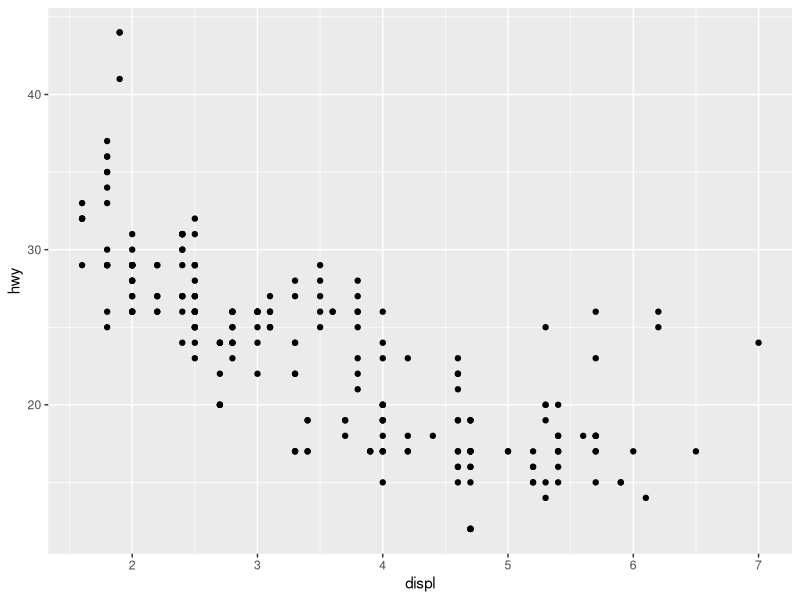
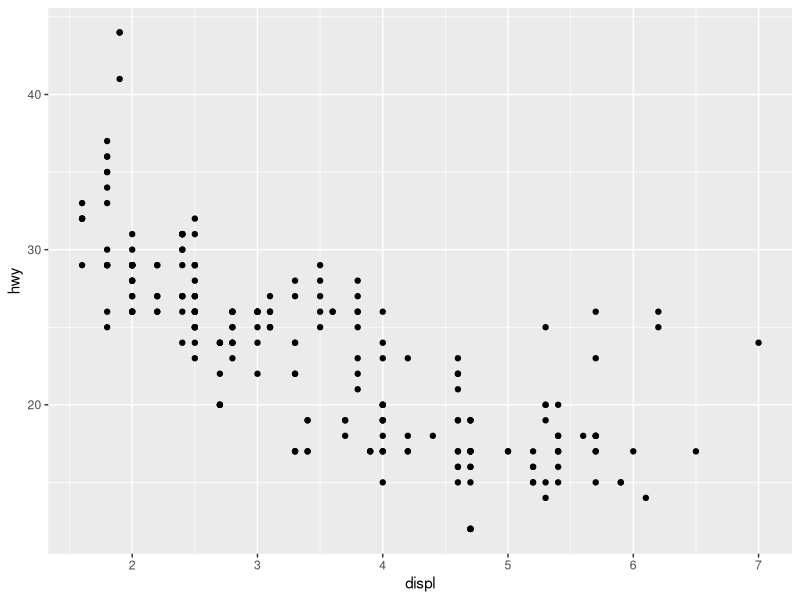
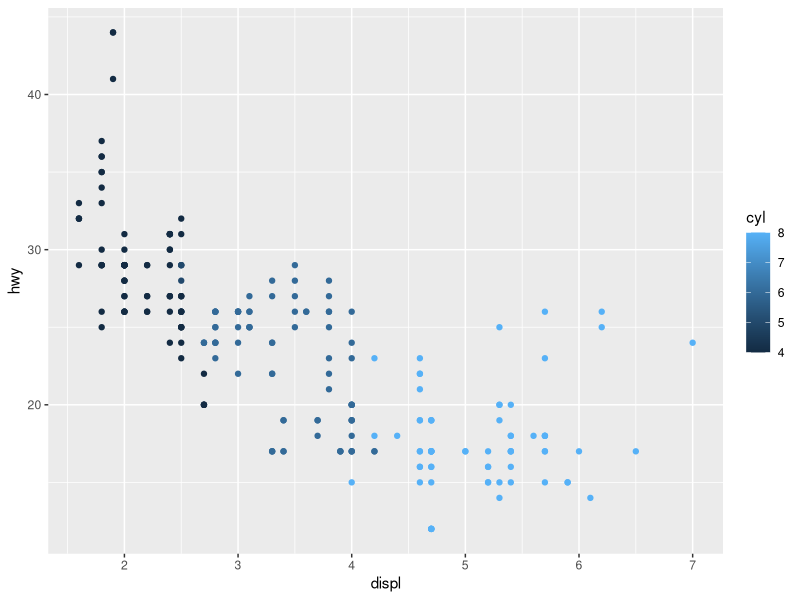
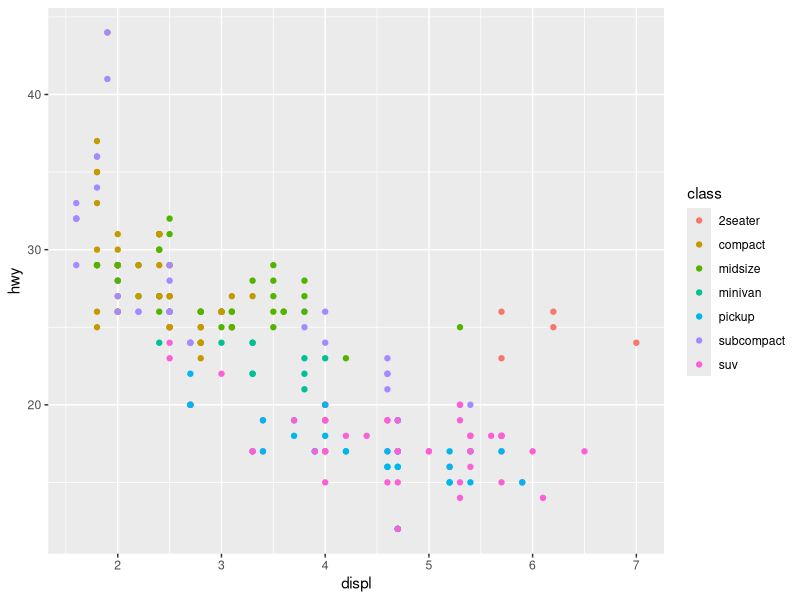
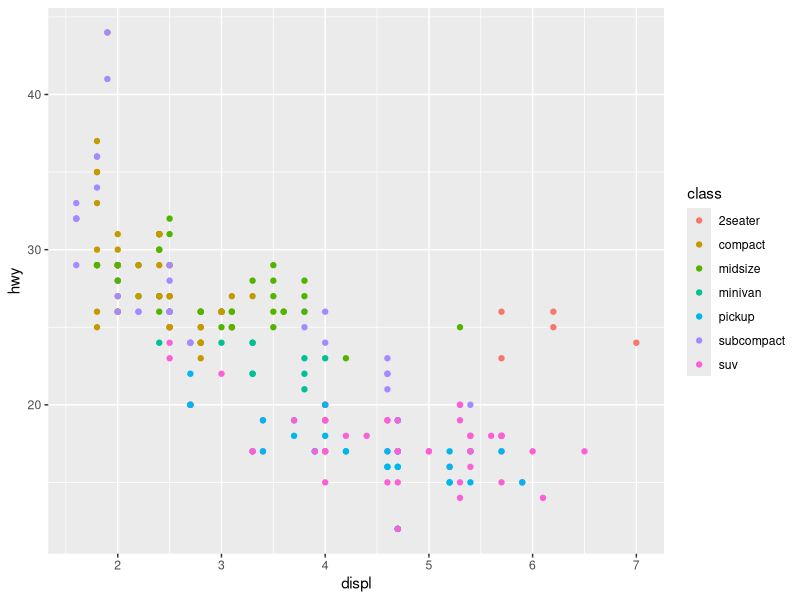
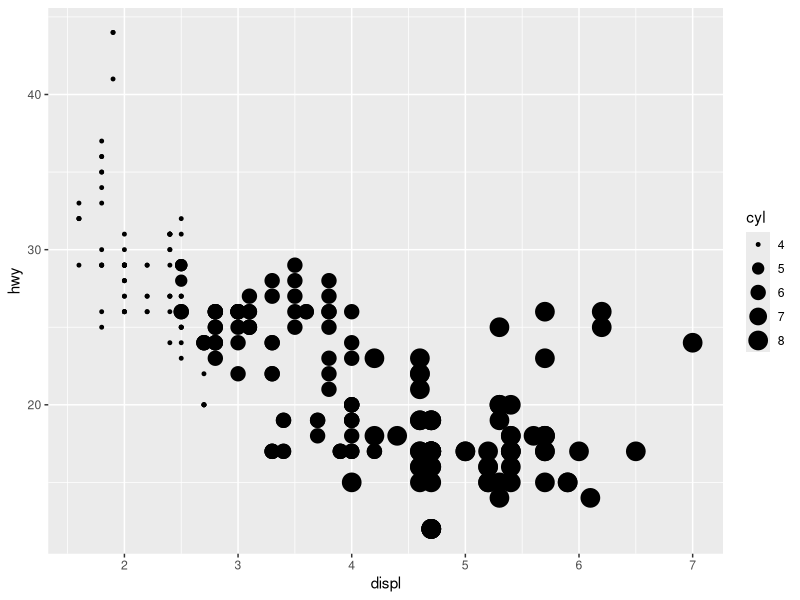
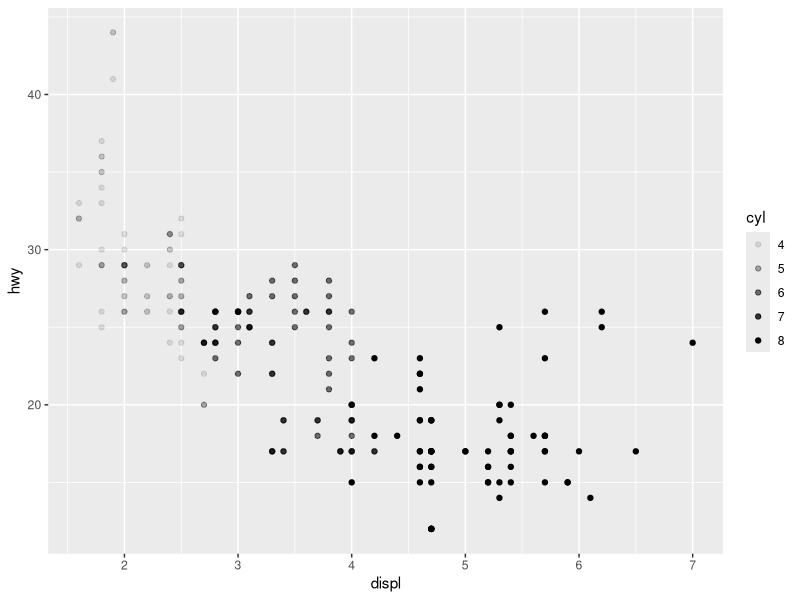
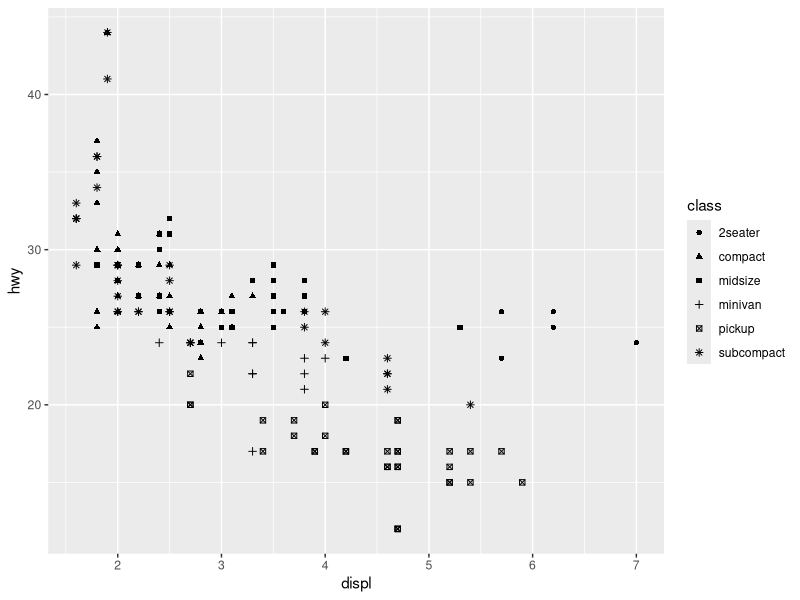

These figures' R source, in order:
#' ---
#' title: "Introduction to Biostatistical Computing PHC 6937"
#' author: Zhiguang Huo (Caleb)
#' date: "Monday September 19, 2022"
#' output:
#'   slidy_presentation: default
#'   ioslides_presentation: default
#'   beamer_presentation: null
#' subtitle: R graphics ggplot2
#' ---
#' 
#' 
#' 
#' 
#' ggplot2
#' ===
#' ggplot2 is based on the **grammer of graphics**,
#' the idea that you can build every graph from the same few components:
#' 
#' - data
#' - aesthetic mapping
#' - geometric object
#' - statistical transformations
#' - scales
#' - coordinate system
#' - position adjustments
#' - faceting
#' 
#' 
#' ggplot2 grammers
#' ===
#' ![](../figure/ggplot-grammar.png){width=50%}
#' 
#' ggplot() - graphics are added up by different layers
#' ===
#' 
#' 
#' - The basic usage is a combination of ggplot(), aes() and some geom function.
#' - ggplot() initializes a ggplot object. It can declare input data and a set
#' of aesthetics.
#' - aes() describes how variables mapped to visual properties.
#' - geom function describe how the data will be visualized (point, line, histogram),
#' - Use "+" to add layers.
#'     - For example, ggplot(data) + aes(x = a, y = b) + geom point().
#' 
#' 
#' Aesthetics --- aes()
#' ===
#' 
#' - x variable and y variable
#' - Colour related aesthetics: colour, fill and alpha
#' - Group related aesthetics: group
#' - Differentiation related aesthetics: linetype, size, shape
#' - Position related aesthetics: x, y, xmin, xmax, ymin, ymax, xend, yend
#' 
#' 
#' load ggplot2 package
#' === 
#' 
## -----------------------------------------------------------------------------
library(ggplot2) ## part of tidyverse
library(tidyverse)

#' 
#' mpg data data
#' === 
## -----------------------------------------------------------------------------
str(mpg)
head(mpg)

#' 
#' 
#' ggplot example
#' ===
## -----------------------------------------------------------------------------
ggplot(data = mpg) + aes(x=displ, y=hwy) + geom_point()

#' 
#' 
#' ggplot: combine layers
#' ===
## -----------------------------------------------------------------------------
myggplot <- ggplot(data = mpg) + aes(x=displ, y=hwy)
myggplot + geom_point()

#' 
#' aes -- color (continuous)
#' ===
## -----------------------------------------------------------------------------
ggplot(data = mpg) + 
  aes(x=displ, y=hwy, color = cyl) +
  geom_point()

#' 
#' aes -- color (categorical)
#' ===
## -----------------------------------------------------------------------------
ggplot(data = mpg) + 
  aes(x=displ, y=hwy, color = class) +
  geom_point()

#' 
#' 
#' aes -- color (absolute color)
#' ===
## ---- eval = FALSE------------------------------------------------------------
## ggplot(data = mpg) +
##   aes(x=displ, y=hwy, color = "blue") +
##   geom_point() ## Doesn't work, aes only maps a variable (in the data) to a color.
## 
## ggplot(data = mpg) +
##   aes(x=displ, y=hwy, color = I("blue")) +
##   geom_point() ## use I to indicate absolute color
## 
## ggplot(data = mpg) +
##   aes(x=displ, y=hwy ) +
##   geom_point(color = "blue") ## or use the color here (outside aes)

#' 
#' 
#' 
#' aes -- color (categorical)
#' ===
## -----------------------------------------------------------------------------
ggplot(data = mpg) + 
  aes(x=displ, y=hwy, color = class) +
  geom_point()

#' 
#' 
#' aes -- size 
#' ===
## -----------------------------------------------------------------------------
ggplot(data = mpg) + 
  aes(x=displ, y=hwy, size = cyl) +
  geom_point()

#' 
#' 
#' aes -- size (absolute size)
#' ===
## ---- eval = FALSE------------------------------------------------------------
## ggplot(data = mpg) +
##   aes(x=displ, y=hwy, size = "3") +
##   geom_point() ## Doesn't work, aes only maps a variable (in the data) to a size
## 
## ggplot(data = mpg) +
##   aes(x=displ, y=hwy, size = I(3)) +
##   geom_point() ## use I to indicate absolute size
## 
## ggplot(data = mpg) +
##   aes(x=displ, y=hwy ) +
##   geom_point(size = 3) ## or use the size here

#' 
#' 
#' aes -- alpha (transparency)
#' ===
## -----------------------------------------------------------------------------
ggplot(data = mpg) + 
  aes(x=displ, y=hwy, alpha = cyl) +
  geom_point()

#' 
#' 
#' aes -- alpha (absolute alpha)
#' ===
#' 
#' - alpha
#'   - 0: transparent
#'   - 1: solid
#' 
## ---- eval = FALSE------------------------------------------------------------
## ggplot(data = mpg) +
##   aes(x=displ, y=hwy, alpha = 1) +
##   geom_point() ## Doesn't work, aes only maps a variable (in the data) to a alpha
## 
## ggplot(data = mpg) +
##   aes(x=displ, y=hwy, alpha = I(0.5)) +
##   geom_point() ## use I to indicate absolute alpha
## 
## ggplot(data = mpg) +
##   aes(x=displ, y=hwy ) +
##   geom_point(alpha = 0.5) ## or use the alpha here

#' 
#' 
#' 
#' aes -- shape 
#' ===
## -----------------------------------------------------------------------------
mpg_sub <- subset(mpg, class!="suv")
ggplot(data = mpg_sub) + 
  aes(x=displ, y=hwy, shape = class) +
  geom_point()

#' 
#' 
#' ---
#' 
#' - using pipe
#' 
## -----------------------------------------------------------------------------
mpg %>% 
  filter(class!="suv") %>%
  ggplot() + 
  aes(x=displ, y=hwy, shape = class) +
  geom_point()

#' 
#' aes by variable names
#' ===
## -----------------------------------------------------------------------------
xvariable = "displ"
yvariable = "hwy"

ggplot(data = mpg) + 
  aes_string(x=xvariable, y=yvariable, color = "class") +
  geom_point()

#' 
#' 
#' Geom functions
#' ===
## -----------------------------------------------------------------------------
ls(pattern = '^geom_', env = as.environment('package:ggplot2'))

#' 
#' ggplot: geom_line by group
#' ===
## -----------------------------------------------------------------------------
ggplot(data = mpg) + 
  aes(displ, hwy, colour=class) + 
  geom_point() + 
  geom_line()

#' 
#' 
#' ---
## -----------------------------------------------------------------------------
ggplot(data = mpg) + 
  aes(displ, hwy) + 
  geom_point() + 
  geom_line(aes(colour=class))

#' 
#' 
#' ggplot: aes()
#' ===
#' 
#' - global aes: will be applied to each of the geom function
## ---- eval=FALSE--------------------------------------------------------------
## ggplot(data = mpg) +
##   aes(displ, hwy, colour=class) + ## this is global color
##   geom_point() +
##   geom_line()

#' 
#' - local aes: will be used locally
## ---- eval=FALSE--------------------------------------------------------------
## ggplot(data = mpg) +
##   aes(displ, hwy) +
##   geom_point() +
##   geom_line(aes(colour=class)) ## this is local color

#' 
#' 
#' Line segments
#' ===
#' 
## -----------------------------------------------------------------------------
ggplot(data = mpg) + 
  aes(displ, hwy, colour = class) + 
  geom_point() + 
  geom_abline(aes(intercept = 0, slope = 5), color = "green") + 
  geom_hline(aes(yintercept = 30), color = "blue") + 
  geom_vline(aes(xintercept = 5), color = "red") 

#' 
#' 
#' 
#' smooth by group 1 
#' ===
## -----------------------------------------------------------------------------
ggplot(data = mpg) + 
  aes(displ, hwy) + 
  geom_point(aes(colour=class)) + 
  geom_smooth() 

#' 
#' 
#' smooth by group 2
#' ===
## -----------------------------------------------------------------------------
ggplot(data = mpg) + 
  aes(displ, hwy) + 
  geom_point(aes(colour=class)) + 
  geom_smooth(method="lm") 

#' 
#' smooth by group 3
#' ===
## -----------------------------------------------------------------------------
ggplot(data = mpg) + 
  aes(displ, hwy) + 
  geom_point(aes(colour=class)) + 
  geom_smooth(aes(group=class), method="lm") 

#' 
#' 
#' smooth by group 4
#' ===
## -----------------------------------------------------------------------------
ggplot(data = mpg) + 
  aes(displ, hwy, colour = class) + ## global aes will be applied to all higher level aes
  geom_point() + 
  geom_smooth(method="lm") 

#' 
#' smooth by group 5
#' ===
## -----------------------------------------------------------------------------
ggplot(data = mpg) + 
  aes(displ, hwy, colour = class) + ## lower level aes will be applied to all higher level aes
  geom_point() + 
  geom_smooth(method="lm", se = F, size = 2) 

#' 
#' 
#' 
#' ggplot() boxplot
#' ===
## -----------------------------------------------------------------------------
mpgbox <- ggplot(data = mpg) + 
  aes(class, hwy) + 
  geom_boxplot(aes(fill=class))
mpgbox

#' 
#' 
#' ggplot() jitter
#' ===
## -----------------------------------------------------------------------------
ggplot(data = mpg) + 
  aes(class, hwy, color=class) + 
  geom_jitter()

#' 
#' 
#' ggplot() boxplot + jitter
#' ===
## -----------------------------------------------------------------------------
ggplot(data = mpg) + 
  aes(class, hwy, color=class) + 
  geom_boxplot() + 
  geom_jitter()

#' 
#' - Also try this
## ---- eval = FALSE------------------------------------------------------------
## ggplot(data = mpg) +
##   aes(class, hwy, color=class) +
##   geom_jitter() +
##   geom_boxplot()

#' 
#' - ggplot layers are of the same order of your code
#' 
#' 
#' ggplot() violin plot
#' ===
## -----------------------------------------------------------------------------
ggplot(data = mpg) + 
  aes(class, hwy, fill=class) + 
  geom_violin() 

#' 
#' - wider parts indicate larger number of counts
#' 
#' 
#' ggplot() bar plot 1
#' ===
#' 
#' - geom_bar(), by default is for counting. So only need aes(x = ...) 
#' 
## -----------------------------------------------------------------------------
ggplot(mpg) + 
  aes(class) + 
  geom_bar()

#' 
#' 
## ---- eval = FALSE------------------------------------------------------------
## ggplot(mpg) +
##   aes(class, color = class) +
##   geom_bar()

#' 
#' - color for geom_bar is for the border color
#' - use fill option to fill in colors
#' 
#' ggplot() bar plot 2
#' ===
#' 
## -----------------------------------------------------------------------------
ggplot(mpg) + 
  aes(class, fill=as.factor(cyl)) + 
  geom_bar()

#' 
#' ggplot() bar plot 3
#' ===
#' 
## -----------------------------------------------------------------------------
ggplot(mpg) + 
  aes(class, fill=as.factor(cyl)) + 
  geom_bar(position="dodge")  #side by side

#' 
#' ggplot() bar plot: how to specify error bar 1
#' ===
#' 
#' - geom_bar(), by stat="identity" option, we can specify both x and y. 
#' 
#' 
## -----------------------------------------------------------------------------
mpgSummary <- mpg %>%
  group_by(class) %>%
  summarize(meanDispl = mean(displ), sdDispl = sd(displ)) ## sd is standard deviation, standard error se = sd/sqrt(n)

ggplot(data = mpgSummary) + 
  aes(x=class, y=meanDispl, fill=class) + 
  geom_bar(position=position_dodge(), stat="identity",
           colour="black", # Use black outlines,
           size=.3)       # Thinner lines

#' 
#' ggplot() bar plot: how to specify error bar 2
#' ===
#' 
## -----------------------------------------------------------------------------
ggplot(data = mpgSummary) + 
  aes(x=class, y=meanDispl, fill=class) + 
  geom_bar(position=position_dodge(), stat="identity",
           colour="black", # Use black outlines,
           size=.3) +      # Thinner lines
  geom_errorbar(aes(ymin=meanDispl-sdDispl, ymax=meanDispl+sdDispl),
                size=.3,    # Thinner lines
                width=.2,
                position=position_dodge(.9))

#' 
#' ggplot() histogram simple example
#' ===
#' 
#' - geom_histogram(), by default is for counting. So only need aes(x = ...) 
#' 
## -----------------------------------------------------------------------------
ggplot(data = mpg) + 
  aes(x = hwy) + 
  geom_histogram()

#' 
#' 
#' ggplot() histogram fill by color
#' ===
## -----------------------------------------------------------------------------
ggplot(data = mpg) + 
  aes(x = hwy) + 
  geom_histogram(aes(fill = class))

#' 
#' ggplot() histogram facets by group (1)
#' ===
## -----------------------------------------------------------------------------
ggplot(data = mpg) + 
  aes(x = hwy) + 
  geom_histogram(aes(fill = class)) + 
  facet_wrap(~ class)

#' 
#' 
#' 
#' facet
#' ===
#' 
#' - facet_grid: lay out panels in a grid.
#' - facet_wrap: wrap a 1d ribbon of panels into proper 2d display
#' 
#' 
#' ggplot() histogram facets by group (2)
#' ===
## -----------------------------------------------------------------------------
ggplot(data = mpg) + 
  aes(x = hwy) + 
  geom_histogram(aes(fill = class)) + 
  facet_grid(. ~ class) ## or facet_grid(cols = vars(class))


#' 
#' 
#' ggplot() histogram facets by group (3)
#' ===
## -----------------------------------------------------------------------------
ggplot(data = mpg) + 
  aes(x = hwy) + 
  geom_histogram(aes(fill = class)) + 
  facet_grid(class ~ .) ## or facet_grid(rows = vars(class))

#' 
#' ggplot() histogram facets by group (4)
#' ===
## -----------------------------------------------------------------------------
ggplot(data = mpg) + 
  aes(x = hwy) + 
  geom_histogram(aes(fill = class)) + 
  facet_grid(drv ~ class) ## or facet_grid(rows = vars(drv), cols = vars(class))

#' 
#' 
#' longitudinal data visualization
#' ===
#' 
#' - spaghetti plot
#' - individual trajectory
#' - mean trajectory (with se bar)
#' 
#' sleepstudy: Reaction times in a sleep deprivation study
#' ===
#' 
#' - This laboratory experiment measured the effect of sleep deprivation on cognitive performance.
#' - There were 18 subjects, chosen from the population of interest (long-distance truck drivers), in the 10 day trial. These subjects were restricted to 3 hours sleep per night during the trial.
#' - On each day of the trial each subject’s reaction time was measured. The reaction time shown here is the average of several measurements.
#' - These data are balanced in that each subject is measured the same number of times and on the same occasions.
#' 
#' sleepstudy: Reaction times in a sleep deprivation study
#' ===
#' 
## -----------------------------------------------------------------------------
library(lme4)
data(sleepstudy)
head(sleepstudy, n=5)

#' 
#' spaghetti plot
#' ===
#' 
## -----------------------------------------------------------------------------
ggplot(data=sleepstudy) + 
  aes(x = Days, y=Reaction, colour = Subject) +
  geom_path()

#' 
#' individual subject lm smooth
#' ===
#' 
## -----------------------------------------------------------------------------
ggplot(data=sleepstudy) + 
  aes(x = Days, y=Reaction, colour = Subject) +
  geom_smooth(method="lm") + 
  facet_wrap(~Subject)

#' 
#' mean trajectory (with SE bar)
#' ===
#' 
## -----------------------------------------------------------------------------
sleepSummary <- sleepstudy %>% 
  group_by(Days) %>%
  summarize(Mean = mean(Reaction), SD = sd(Reaction), SE = sd(Reaction)/sqrt(n()))

ggplot(data=sleepSummary) + 
  aes(x = Days, y=Mean) +
  geom_path() + 
  geom_errorbar(aes(ymin=Mean-SE, ymax=Mean+SE),
                  size=0.5,    # Thinner lines
                  width=.2) 

#' 
#' Add text annotations to a graph
#' ===
#' 
#' - Ref: http://www.sthda.com/english/wiki/ggplot2-texts-add-text-annotations-to-a-graph-in-r-software
#'   - geom_text(): adds text directly to the plot
#'   - geom_label(): draws a rectangle underneath the text, making it easier to read.
#'   - annotate(): useful for adding small text annotations at a particular location on the plot
#'   - annotation_custom(): Adds static annotations that are the same in every panel
#' 
#' Text annotations using geom_text()
#' ===
#' 
## -----------------------------------------------------------------------------
# Subset 10 rows
set.seed(32611)
ss <- sample(1:32, 10)
df <- mtcars[ss, ]

sp <- ggplot(data = df) +
  aes(wt, mpg, label = rownames(df)) +
  geom_point()
# Add texts
sp + geom_text() ## geom_text need the label aes

#'  
#' Other experiment
#' ===
#' 
#' - Change the size of the texts
#' ```{} 
#' sp + geom_text(size=6)
#' ```
#' - Change vertical and horizontal adjustement
#' ```{}
#' sp +  geom_text(hjust=0, vjust=0)
#' ```
#' - Change fontface. Allowed values : 1(normal), 2(bold), 3(italic), 4(bold.italic)
#' ```{}
#' sp + geom_text(aes(fontface=2))
#' ```
#' - Change font family
#' ```{}
#' sp + geom_text(family = "Times New Roman")
#' ```
#' - Color by groups
#' ```{}
#' sp + geom_text(aes(color=factor(cyl)))
#' ```
#' - Set the size of the text using a continuous variable
#' ```{}
#' sp + geom_text(aes(size=wt))
#' ```
#' 
#' Text annotations using geom_label()
#' ===
#' 
## -----------------------------------------------------------------------------
sp <- ggplot(data = df) +
  aes(wt, mpg, label = rownames(df)) +
  geom_point()
# Add texts
sp + geom_label()

#' 
#' 
#' Add a text annotation at a particular coordinate
#' ===
## -----------------------------------------------------------------------------
# Solution 1
sp + geom_text(x=3, y=20, label="Scatter plot")

#' 
#' 
#' ggrepel: Avoid overlapping of text labels
#' ===
#' 
#' - geom_label_repel()
#' - geom_text_repel()
#' 
## -----------------------------------------------------------------------------
library(ggrepel)

#' 
#' Create a scatter plot and add labels
#' ===
#' 
## -----------------------------------------------------------------------------
p <- ggplot(mtcars, aes(wt, mpg)) +
  geom_point(color = 'red') 
p + geom_text(aes(label = rownames(mtcars)),
              size = 3.5)

#' 
#' 
#' Use geom_text_repel
#' ===
## -----------------------------------------------------------------------------
set.seed(32611)
p + geom_text_repel(aes(label = rownames(mtcars)),
                    size = 3.5) 

#' 
#' Use label_text_repel
#' ===
## -----------------------------------------------------------------------------
set.seed(32611)
p + geom_label_repel(aes(label = rownames(mtcars)))
## p + geom_label_repel(aes(label = rownames(mtcars), fill = factor(cyl)), 
##                         color = 'white', size = 3.5
##                    )

#' 
#' Labs
#' ===
#' 
#' - title, x, y
#' 
## -----------------------------------------------------------------------------
p <- ggplot(mpg) + 
  geom_point(aes(x = displ, y = hwy, colour=factor(cyl))) + 
  labs(title = "New plot title", x = "New x label", y = "New y label")

#' 
#' 
#' Theme
#' ===
#' 
#' - theme_grey: signature ggplot2 theme.
#' - theme_bw: dark-on-light theme.
#' - theme_linedraw: flip x and y.
#' - theme_light: light grey background.
#' - theme_dark: dark background.
#' - theme_minimal: no background annotations.
#' - theme_classic: classic-looking theme.
#' - theme_void: empty theme.
#' 
#' 
#' 
#' examples on different themes
#' ===
## -----------------------------------------------------------------------------
p <- ggplot(mpg) + 
  geom_point(aes(x = displ, y = hwy, colour=factor(cyl))) + 
  facet_wrap(~class)
p ## default theme_grey

#' 
#' 
#' ---
#' 
## -----------------------------------------------------------------------------
p + theme_bw()
# p + theme_linedraw()
# p + theme_light()
# p + theme_dark()
# p + theme_minimal()
# p + theme_classic()
# p + theme_void()

#' 
#' 
#' More about the theme
#' ===
#' 
## -----------------------------------------------------------------------------
p + theme(text = element_text(size=20),
        axis.text.x = element_text(angle=90, hjust=1,colour="red")) 

#' 
#' Four elements to control the theme
#' ===
#' 
#' - element_blank(): draws nothing, and assigns no space.
#' - element_rect(): borders and backgrounds.
#' - element_line(): lines
#' - element_text(): text
#' 
#' examples
#' ===
#' 
#' ```{}
#' plot <- ggplot(mpg, aes(displ, hwy)) + geom_point()
#' 
#' plot + theme(
#'   panel.background = element_blank(),
#'   axis.text = element_blank()
#' )
#' 
#' plot + theme(
#'   axis.text = element_text(colour = "red", size = rel(1.5))
#' )
#' 
#' plot + theme(
#'   axis.line = element_line(arrow = arrow())
#' )
#' 
#' plot + theme(
#'   panel.background = element_rect(fill = "white"),
#'   plot.margin = margin(2, 2, 2, 2, "cm"),
#'   plot.background = element_rect(
#'     fill = "grey90",
#'     colour = "black",
#'     size = 1
#'   )
#' )
#' ## all changes are relative to the default value
#' ```
#' 
#' --- 
#' 
#' - Arguments in the theme function control figure theme
#' - There is a hierarchy in these arguments. (E.g., text will overwrite all text related arguments.)
#' 
#' ```{}
#' line
#' rect
#' text
#' title
#' aspect.ratio
#' axis.title
#' axis.title.x
#' axis.title.y 
#' axis.text
#' axis.text.x
#' axis.text.y
#' axis.ticks
#' axis.ticks.x
#' axis.ticks.y,
#' axis.ticks.length
#' axis.line
#' axis.line.x
#' axis.line.y
#' ## for more options, see
#' ?theme
#' ```
#' 
#' ---
#' 
#' - look at theme_gray() function
#' 
#' ```{}
#' theme_gray
#' ```
#' 
#' No legend
#' ===
## -----------------------------------------------------------------------------
ggplot(mpg) + 
  geom_point(aes(x = displ, y = hwy, colour=factor(cyl))) + 
  theme(legend.position = "none") 

#' 
#' 
#' 
#' One of my favourate themes (1)
#' ===
#' 
#' 
## -----------------------------------------------------------------------------
black.bold.text <- element_text(face = "bold", color = "black", size=20)
ggplot(mpg, aes(displ, hwy, colour=class)) + geom_point() + 
    labs(title="hwy vs displ") + 
    theme_bw() + 
    theme(text = black.bold.text) 

#' 
#' - theme() will overwrite part of theme_bw()
#' 
#' One of my favourate themes (2)
#' ===
#' 
#' 
## -----------------------------------------------------------------------------
black.bold.text <- element_text(face = "bold", color = "black", size=20)
ggplot(mpg, aes(displ, hwy, colour=class)) + geom_point() + 
    labs(title="hwy vs displ") + 
    theme_bw() + 
    theme(text = black.bold.text, panel.grid =element_blank()) 

#' 
#' Change font
#' ===
#' 
## -----------------------------------------------------------------------------
black.bold.text <- element_text(face = "bold", color = "black", size=20)
red.italic.text <- element_text(face = "italic", color = "red", size=15)

ggplot(mpg, aes(displ, hwy, colour=class)) + geom_point() + 
    labs(title="hwy vs displ") + 
    theme_bw() + 
    theme(axis.text = black.bold.text , axis.title = black.bold.text, 
          legend.title = red.italic.text, 
          legend.text = black.bold.text) 

#' 
#' Create your own discrete scale
#' ===
#' 
## -----------------------------------------------------------------------------
p <- ggplot(mtcars, aes(mpg, wt)) +
  geom_point(aes(colour = factor(cyl)))
p 

#' 
## -----------------------------------------------------------------------------
p + scale_colour_manual(values = c("red", "blue", "green"))

#' 
#' 
#' ---
#' 
#' - to use a named vector
#' 
## -----------------------------------------------------------------------------
cols <- c("8" = "red", "4" = "blue", "6" = "darkgreen", "10" = "orange")
p + scale_colour_manual(values = cols)

#' 
#' 
#' ---
#' 
#' - Set color and fill aesthetics at the same time
## -----------------------------------------------------------------------------
ggplot(mtcars) +
  aes(mpg, wt, colour = factor(cyl), fill = factor(cyl)) +
   geom_point() + 
  scale_colour_manual(
    values = cols,
    aesthetics = c("colour", "fill")
  )

#' 
#' 
#' 
#' Create your own axis ticks
#' ===
#' 
## -----------------------------------------------------------------------------
p <- ggplot(mtcars, aes(mpg, wt)) +
  geom_point(aes(colour = factor(cyl))) 
p + scale_x_continuous(breaks = c(15,25),
	labels = c("A", "B"),
	name = "My MPG") 

#' 
#' - scale_x_continuous
#' - scale_y_continuous
#' - scale_x_discrete
#' - scale_y_discrete
#' 
#' 
#' 
#' Stat transformation
#' ===
#' 
#' - stat ecdf: Empirical Cumulative Density Function.
#' - stat ellipse: Plot data ellipses.
#' - stat function: Superimpose a function.
#' - stat identity: Identity statistic.
#' - stat qq: Calculation for quantile-quantile plot.
#' - stat summary 2d: Bin and summarise in 2d.
#' - stat unique: Remove duplicates.
#' 
#' empirical CDF
#' ===
#' 
## -----------------------------------------------------------------------------
df <- data.frame(x = rnorm(1000))
ggplot(df, aes(x)) + stat_ecdf()

#' 
#' 
#' ---
#' 
## -----------------------------------------------------------------------------
n <- 100
df <- data.frame(x = c(rnorm(n, 0, 3), rnorm(n, 0, 10)),
                 g = gl(2, n))
ggplot(df, aes(x, colour = g)) + stat_ecdf()

#' 
#' stat_function
#' ===
#' 
## -----------------------------------------------------------------------------
n <- 100
set.seed(32611)
df <- data.frame(
  x = rnorm(n)
)
base <- ggplot(df, aes(x)) + geom_density()
base + stat_function(fun = dnorm, colour = "red") + xlim(c(-3,3))

#' 
#' stat_ellipse
#' ===
#' 
## -----------------------------------------------------------------------------
ggplot(mpg, aes(x = displ, y = hwy)) + geom_point() +   stat_ellipse()

#' 
#' 
#' stat_ellipse by group
#' ===
#' 
## -----------------------------------------------------------------------------
ggplot(mpg, aes(x = displ, y = hwy, color=displ > 4)) + geom_point() +   stat_ellipse()

#' 
#' 
#' Coordinate
#' ===
#' 
#' - coord_cartesian: Cartesian coordinates.
#' - coord_fixed: control_fixed ratio between x and y scales.
#' - coord_flip: flip x and y.
#' - coord_map: map projections.
#' - coord_polar: polar coordinates.
#' - coord_trans: transformed cartesian coordinate system.
#' 
#' Previous example on mpg
#' ===
#' 
## -----------------------------------------------------------------------------
p <- ggplot(mpg, aes(displ, hwy)) +
  geom_point() +
  geom_smooth()

p

#' 
#' ---
#' 
#' # Setting the limits on the coordinate system performs a visual zoom.
## -----------------------------------------------------------------------------
p + coord_cartesian(xlim = c(3, 5), expand = FALSE)

#' 
#' ---
#' 
#' Setting the limits on a scale converts all values outside the range to NA.
## -----------------------------------------------------------------------------
p + xlim(3, 5)
#the same as p + scale_x_continuous(limits = c(325, 500))

#' 
#' 
#' 
#' resize the plot
#' ===
#' 
## -----------------------------------------------------------------------------
p <- ggplot(mpg, aes(displ, hwy)) +  geom_point()
p + coord_fixed(ratio = 0.5)

#' 
#' flip x and y
#' ===
#' 
## -----------------------------------------------------------------------------
ggplot(mpg, aes(class, hwy)) +
  geom_boxplot() +
  coord_flip()

#' 
#' ggplot Cheat Sheet
#' ===
#' 
#' - https://github.com/rstudio/cheatsheets/raw/master/data-visualization-2.1.pdf
#' 
